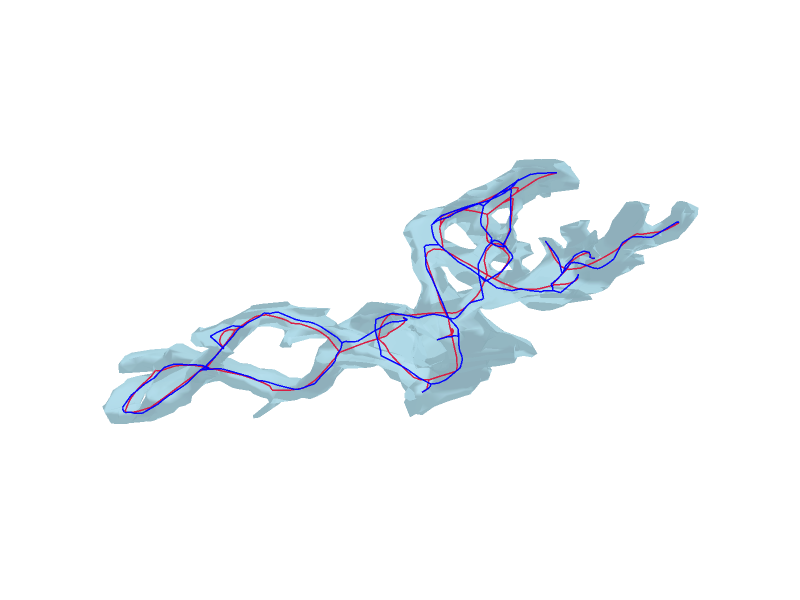

The code cell stored with this chart in its notebook:
### Code cell
opts = SkeletonOptimizerOptions(
    max_iterations=20,
    step_size=2.0,
    smoothing_weight=0.1,
    preserve_terminal_nodes=True,
    preserve_branch_nodes=False,
    verbose=True,
)
optimizer = SkeletonOptimizer(raw_skeleton, mm.mesh, opts)
optimized_skeleton = optimizer.optimize()
skeleton = optimized_skeleton
fig = mm.visualize_mesh_3d(
    skel=[raw_skeleton, optimized_skeleton],
    skel_color=["crimson", "blue"],
    title="",
    show_axes=False,
)
fig.update_layout(
    scene=dict(
        camera=dict(
            eye={"x": eye_coord[0], "y": eye_coord[1], "z": eye_coord[2]},
            projection=dict(type="perspective"),
        ),
        aspectmode="data",  # or 'cube', 'auto', 'manual'
    )
)
fig.show()

### Figure 1 — Plotly figure (JSON) as saved in the notebook; plotly's stock layout.template omitted (floating-point values rounded to 4 significant figures; data arrays with more than 128 entries replaced by an {"elided": "..."} marker saying what was removed)
{"data": [{"color": "lightblue", "i": {"elided": "4788 int values"}, "j": {"elided": "4788 int values"}, "k": {"elided": "4788 int values"}, "name": "Mesh", "opacity": 0.8, "type": "mesh3d", "x": {"elided": "2378 float values"}, "y": {"elided": "2378 float values"}, "z": {"elided": "2378 float values"}}, {"line": {"color": "crimson", "width": 3}, "mode": "lines", "name": "Skeleton 0", "opacity": 0.95, "showlegend": false, "type": "scatter3d", "x": {"elided": "1110 float values"}, "y": {"elided": "1110 float values"}, "z": {"elided": "1110 float values"}}, {"line": {"color": "blue", "width": 3}, "mode": "lines", "name": "Skeleton 1", "opacity": 0.95, "showlegend": false, "type": "scatter3d", "x": {"elided": "1110 float values"}, "y": {"elided": "1110 float values"}, "z": {"elided": "1110 float values"}}], "layout": {"autosize": false, "height": 600, "scene": {"aspectmode": "data", "camera": {"eye": {"x": 0.2778, "y": 1.111, "z": 0.5556}, "projection": {"type": "perspective"}}, "xaxis": {"visible": false}, "yaxis": {"visible": false}, "zaxis": {"visible": false}}, "title": {"text": ""}, "width": 800}}
